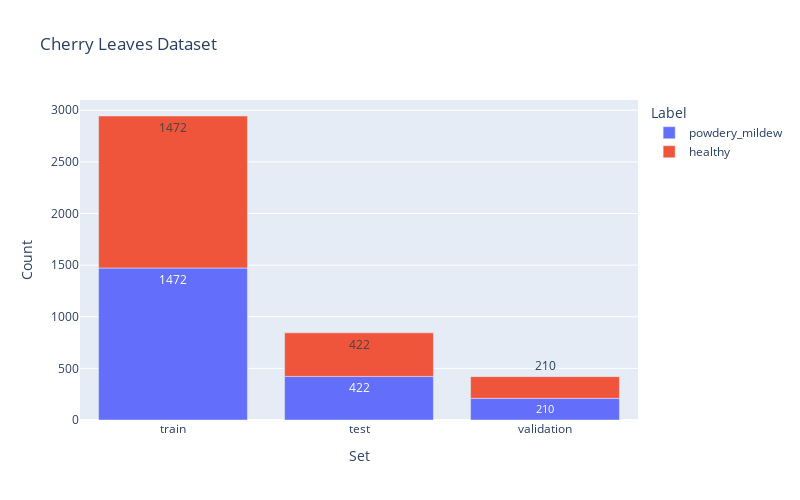

Here is the notebook cell this chart was saved with:
### Markdown cell above
## Label Distribution - Bar Chart

### Code cell
fig = px.bar(df_freq, 
            x="Set", 
            y="Count", 
            color='Label', 
            title="Cherry Leaves Dataset", 
            text_auto=True)
fig.update_layout(
    autosize=False,
    width=800, 
    height=500, 
    )
fig.show()
fig.write_html(f'{file_path}/number_leaves_sets.html')

### Figure 1 — Plotly figure (JSON) as saved in the notebook; plotly's stock layout.template omitted (floating-point values rounded to 4 significant figures)
{"data": [{"alignmentgroup": "True", "hovertemplate": "Label=powdery_mildew<br>Set=%{x}<br>Count=%{y}<extra></extra>", "legendgroup": "powdery_mildew", "marker": {"color": "#636efa", "pattern": {"shape": ""}}, "name": "powdery_mildew", "offsetgroup": "powdery_mildew", "orientation": "v", "showlegend": true, "textposition": "auto", "texttemplate": "%{y}", "type": "bar", "x": ["train", "test", "validation"], "xaxis": "x", "y": [1472, 422, 210], "yaxis": "y"}, {"alignmentgroup": "True", "hovertemplate": "Label=healthy<br>Set=%{x}<br>Count=%{y}<extra></extra>", "legendgroup": "healthy", "marker": {"color": "#EF553B", "pattern": {"shape": ""}}, "name": "healthy", "offsetgroup": "healthy", "orientation": "v", "showlegend": true, "textposition": "auto", "texttemplate": "%{y}", "type": "bar", "x": ["train", "test", "validation"], "xaxis": "x", "y": [1472, 422, 210], "yaxis": "y"}], "layout": {"autosize": false, "barmode": "relative", "height": 500, "legend": {"title": {"text": "Label"}, "tracegroupgap": 0}, "title": {"text": "Cherry Leaves Dataset"}, "width": 800, "xaxis": {"anchor": "y", "domain": [0, 1], "title": {"text": "Set"}}, "yaxis": {"anchor": "x", "domain": [0, 1], "title": {"text": "Count"}}}}
